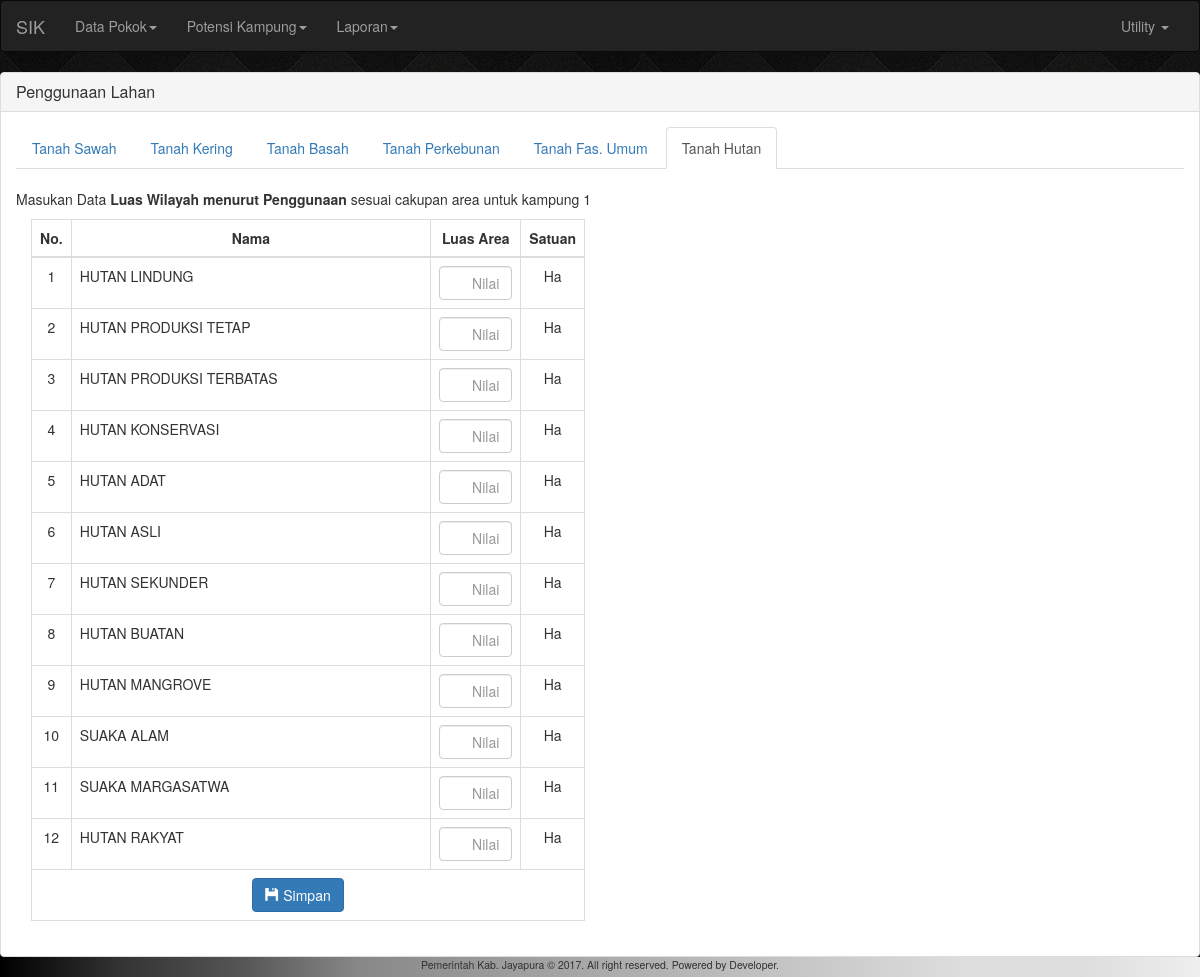
Page /?ref=penggunaan-lahan&id_jenis=6 on the committed database.
### tables this page shows
CREATE TABLE `tanah_guna` (
  `id` int(11) NOT NULL AUTO_INCREMENT,
  `nama` varchar(100) NOT NULL,
  `id_jenis` int(11) NOT NULL,
  `satuan` varchar(100) NOT NULL DEFAULT 'Ha',
  PRIMARY KEY (`id`)
);

### pages/view/penggunaan-lahan.php (the view, shortened to what this page needs)
<?php
$id_jenis=1;
if (isset($_GET['id_jenis'])) $id_jenis=$_GET['id_jenis'];
?>
<div class="panel panel-default">
  <div class="panel-heading">
    <h3 class="panel-title">Penggunaan Lahan</h3>
  </div>
  <div class="panel-body">
    <ul class="nav nav-tabs">
	  <li role="presentation" <?php if($id_jenis==1) echo "class='active'";?> ><a href="?ref=penggunaan-lahan&id_jenis=1">Tanah Sawah</a></li>
	  <li role="presentation" <?php if($id_jenis==2) echo "class='active'";?>><a href="?ref=penggunaan-lahan&id_jenis=2">Tanah Kering</a></li>
	  <li role="presentation" <?php if($id_jenis==3) echo "class='active'";?>><a href="?ref=penggunaan-lahan&id_jenis=3">Tanah Basah</a></li>
	  <li role="presentation" <?php if($id_jenis==4) echo "class='active'";?>><a href="?ref=penggunaan-lahan&id_jenis=4">Tanah Perkebunan</a></li>
	  <li role="presentation" <?php if($id_jenis==5) echo "class='active'";?>><a href="?ref=penggunaan-lahan&id_jenis=5">Tanah Fas. Umum</a></li>
	  <li role="presentation" <?php if($id_jenis==6) echo "class='active'";?>><a href="?ref=penggunaan-lahan&id_jenis=6">Tanah Hutan</a></li>
	</ul>
	<br/>
	<p>Masukan Data <b>Luas Wilayah menurut Penggunaan</b> sesuai cakupan area untuk kampung <?php echo $id_pokok_desa;?></p>
<form id="form" autocomplete="off" method="post" action="">
<div class="table-responsive col-sm-6">
	<table class="table table-bordered">
		<thead>
			<tr>
				<th>No.</th>
				<th width="65%">Nama</th>
				<th>Luas Area</th>
				<th>Satuan</th>
			</tr>
		</thead>
		<tbody>
<?php
$sql="SELECT t.id,t.nama,j.id,j.nama,t.satuan,td.luas,(SELECT MAX(id) FROM tanah_guna) FROM tanah_guna AS t INNER JOIN jenis_tanah AS j ON j.id=t.id_jenis LEFT OUTER JOIN tanah_desa AS td ON td.id_tanah_guna=t.id AND td.id_pokok_desa=? WHERE j.id=?;";
$stmt=$conn->prepare($sql);
$id_jenis=$conn->real_escape_string($id_jenis);
$id_pokok_desa=1;
$stmt->bind_param('ii',$id_pokok_desa,$id_jenis);
$i=0;
if ($stmt->execute()) {
	$result = $stmt->get_result();
	while ($row = $result->fetch_row()){
		$i++;
		?>
			<tr>
				<td align="center"><?php echo $i;?></td>
				<td><?php echo $row[1];?></td>
				<td><input type="text" class="form-control inputhektar" placeholder="Nilai" name="<?php echo $row[0];?>" value="<?php echo $row[5];?>" /></td>
				<td align="center"><?php echo $row[4];?></td>
			</tr>
		<?php
	}
}
?>
		</tbody>
		<tfoot>
			<tr>
				<td colspan="4" align="center">
					<button type="button" class="btn btn-sx btn-primary" id="submit"><span class="glyphicon glyphicon-floppy-disk"></span> Simpan</button>
					<span class="hasil-submit" style="font-weight: bold;color: #00f;padding: 10px;"></span>
				</td>
			</tr>
		</tfoot>
	</table>
</div>
</form>
</div>
  </div>
</div>

### index.php (style rules this page uses)
.panel { min-height: 450px; }
.inputhektar { text-align: right; }
th { text-align: center; font-weight: bold; }
body { background-image: url('assets/img/wallpaper.jpg'); margin-bottom:20px; }

### rows in the picture
tanah_guna: nama "HUTAN LINDUNG", satuan "Ha"
tanah_guna: nama "HUTAN PRODUKSI TETAP", satuan "Ha"
tanah_guna: nama "HUTAN PRODUKSI TERBATAS", satuan "Ha"
tanah_guna: nama "HUTAN KONSERVASI", satuan "Ha"
tanah_guna: nama "HUTAN ADAT", satuan "Ha"
tanah_guna: nama "HUTAN ASLI", satuan "Ha"
tanah_guna: nama "HUTAN SEKUNDER", satuan "Ha"
tanah_guna: nama "HUTAN BUATAN", satuan "Ha"
tanah_guna: nama "HUTAN MANGROVE", satuan "Ha"
tanah_guna: nama "SUAKA ALAM", satuan "Ha"
tanah_guna: nama "SUAKA MARGASATWA", satuan "Ha"
tanah_guna: nama "HUTAN RAKYAT", satuan "Ha"

### other values in the picture
$id_pokok_desa "1"
